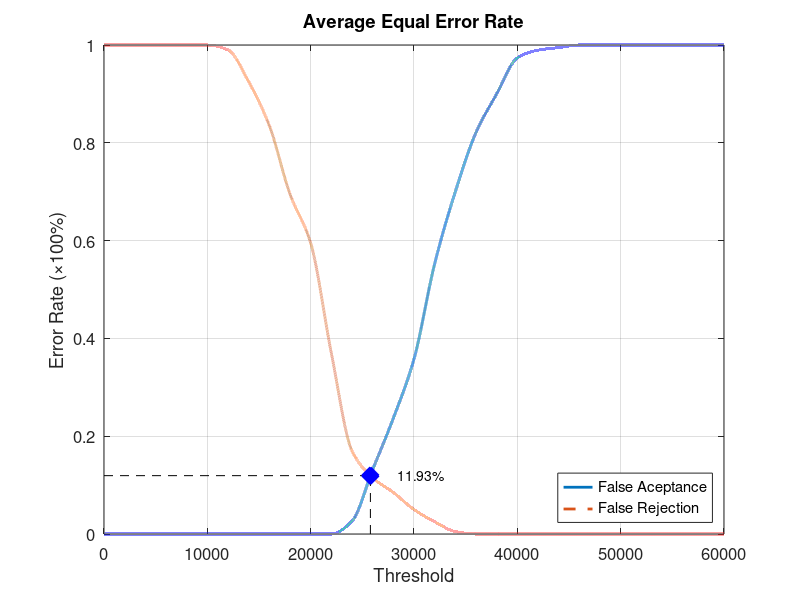
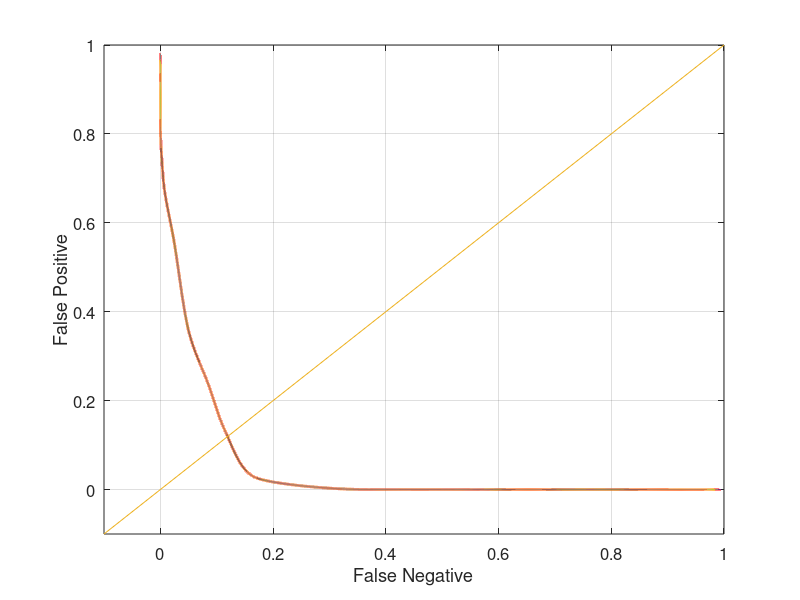

These figures' MATLAB source, in order:
function yEER = Database1_2
close all;
clear;
clc;
x = 0:2000:60000;
xq = 0:0.5:60000;

y0 = [0 0 0 0 0 0 0 0 0 0 0 0 0.0263158 0.131579 0.236842 0.357895 0.552632 0.7 0.821053 0.9 0.973684 0.989474 0.994737 1 1 1 1 1 1 1 1];
yy0 = interp1(x, y0, xq, 'pchip');
y1 = [1 1 1 1 1 1 0.99 0.925 0.835 0.695 0.595 0.37 0.17 0.115 0.085 0.05 0.025 0.005 0 0 0 0 0 0 0 0 0 0 0 0 0];
yy1 = interp1(x, y1, xq, 'pchip');

% Calculating EER: 
y2 = abs(y0 - y1);
find(y2 == min(y2))
yy2 = abs(yy0 - yy1);
xEER = find(yy2 == min(yy2));
xEERIndex = xq(xEER) % X-axis EER
yEER = yy0(xEER) % Y-axis EER

main = figure
plot(xq, yy0,'-','LineWidth', 2);	hold on
plot(xq, yy1,'--','LineWidth', 2);	hold on
plot([xEERIndex xEERIndex], [0 yEER], 'k--');	hold on
plot([0 xEERIndex], [yEER yEER], 'k--');	hold on
plot(xEERIndex, yEER, 'bx', 'LineWidth', 10);	hold on
text(xEERIndex + 10 * xEERIndex / 100, yEER, [num2str(round((10000 * yEER)) / 100) '%'])
legend('False Aceptance', 'False Rejection', 'Location', 'SouthEast')
xlabel('Threshold')
ylabel('Error Rate (\times100%)')
title('Average Equal Error Rate')
set(gca, 'FontSize', 12)
axis([0 60000 0 1])
grid on

print(main, 'Database1_2Main', '-dpng');
FNRxFPR = figure('Color', [1 1 1]);
plot(yy1, yy0, '-', yy1, yy0, 'LineWidth', 2);
hold on
y = -0.1:0.1:1
plot(y, y); 
set(gca, 'FontSize', 12)
xlabel('False Negative')
ylabel('False Positive')
axis([-0.1 1 -0.1 1])
set(gca, 'FontSize', 12)
grid on

print(FNRxFPR, 'Database1_2FNRxFPR','-dpng');
end
